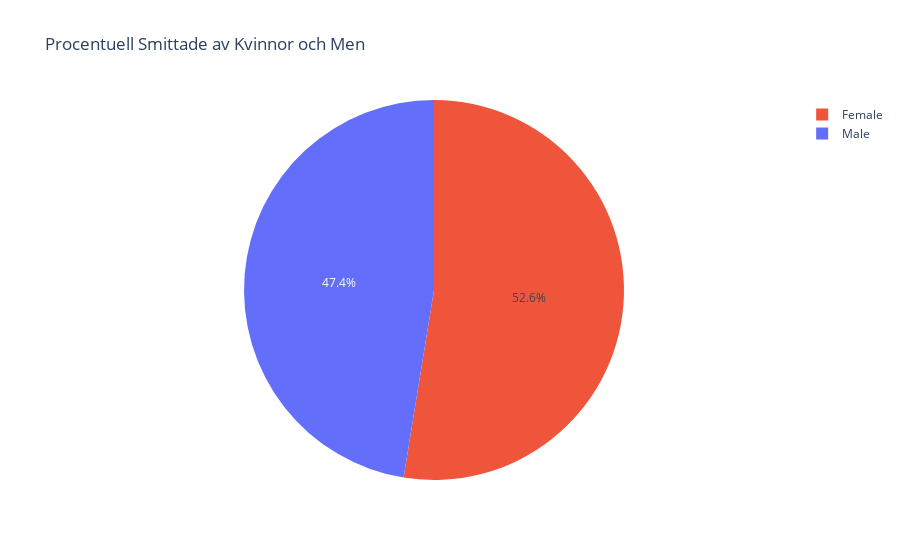
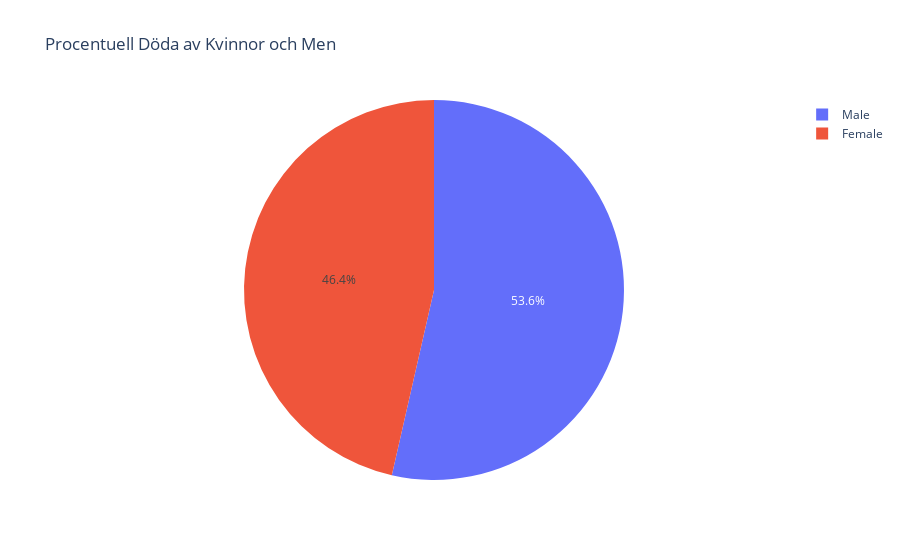

Notebook code cell kept with these figures, in order:
### Code cell
#Visualisering 2

#Gör två listor. En på kolumn namnen i filen och en på olika titlar.
kolumn = ["Total_Cases", "Total_Deaths"]
titel = ["Procentuell Smittade av Kvinnor och Men", "Procentuell Döda av Kvinnor och Men"]

#loopar igenom pie grafen och gör två olika.
for i in range(2):
    fig = px.pie(df_dic["Gender"], values=kolumn[i], names='Gender', title=titel[i], color='Gender')
    fig.show()

### Figure 1 — Plotly figure (JSON) as saved in the notebook; plotly's stock layout.template omitted (floating-point values rounded to 4 significant figures)
{"data": [{"customdata": [["Male"], ["Female"]], "domain": {"x": [0, 1], "y": [0, 1]}, "hovertemplate": "Gender=%{customdata[0]}<br>Total_Cases=%{value}<extra></extra>", "labels": ["Male", "Female"], "legendgroup": "", "marker": {"colors": ["#636efa", "#EF553B"]}, "name": "", "showlegend": true, "type": "pie", "values": [288507, 319641]}], "layout": {"legend": {"tracegroupgap": 0}, "title": {"text": "Procentuell Smittade av Kvinnor och Men"}}}

### Figure 2 — Plotly figure (JSON) as saved in the notebook; plotly's stock layout.template omitted (floating-point values rounded to 4 significant figures)
{"data": [{"customdata": [["Male"], ["Female"]], "domain": {"x": [0, 1], "y": [0, 1]}, "hovertemplate": "Gender=%{customdata[0]}<br>Total_Deaths=%{value}<extra></extra>", "labels": ["Male", "Female"], "legendgroup": "", "marker": {"colors": ["#636efa", "#EF553B"]}, "name": "", "showlegend": true, "type": "pie", "values": [6657, 5771]}], "layout": {"legend": {"tracegroupgap": 0}, "title": {"text": "Procentuell Döda av Kvinnor och Men"}}}
